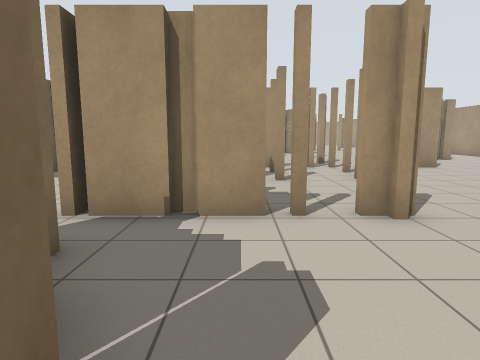
[1] (above)

24 first-person views from a walk through a Stage world. The camera is 1.2 m above the floor, tilts 8° down and sees 75° across. The lines on the ground mark 1 m squares. The floor is counted in squares, 1 m on a side. Each view is taken from the middle of a square. On the plan, view 1 faces up. The plan holds only what a view shows up to about 13 squares ahead; the rest is blank. The place goes on beyond the plan. Robots are left out.

[2]
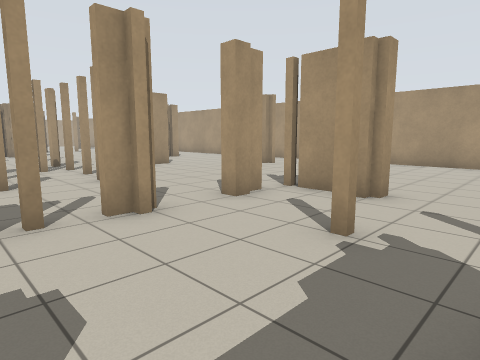

[3]
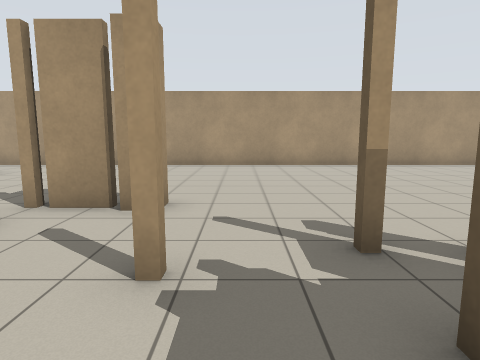

[4]
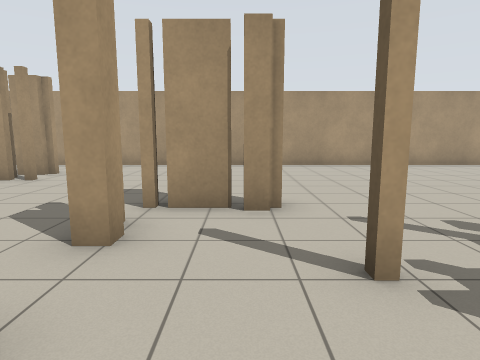

[5]
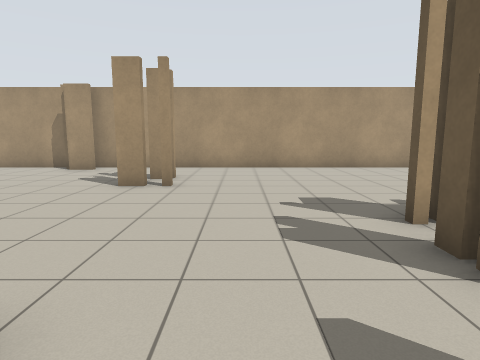

[6]
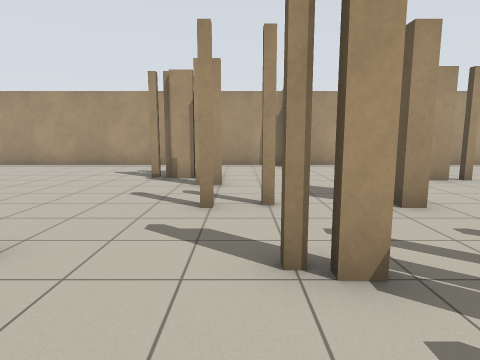

[7]
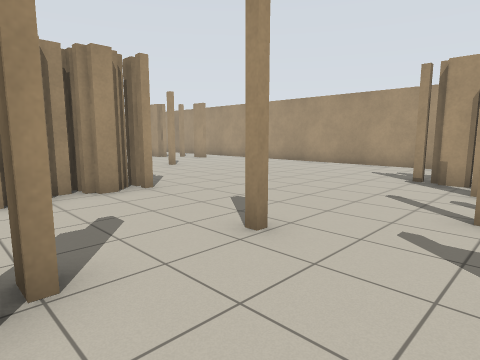

[8]
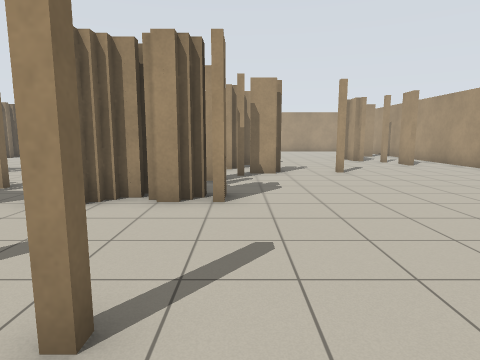

[9]
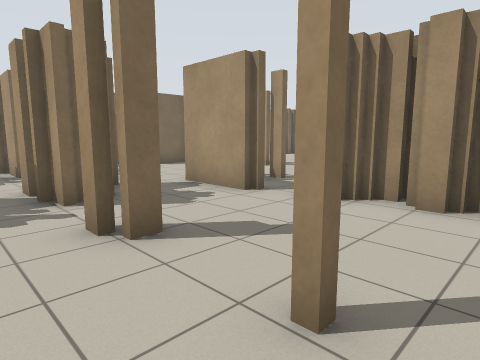

[10]
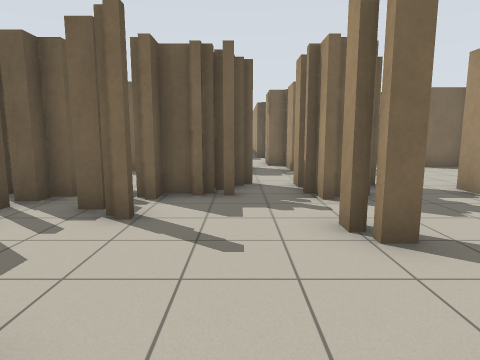

[11]
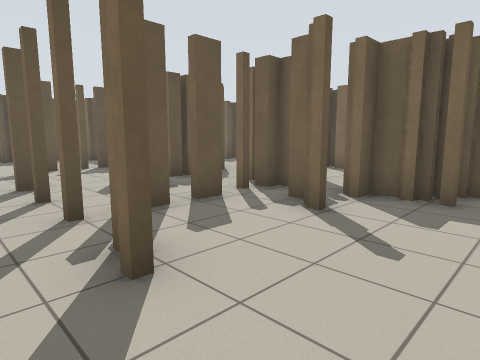

[12]
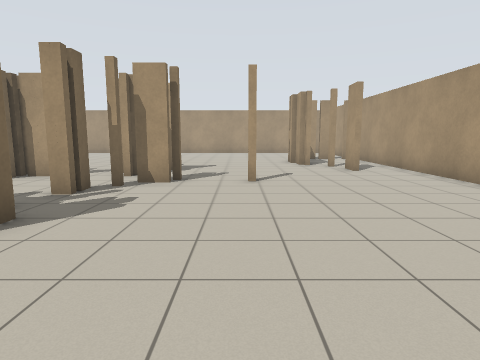

[13]
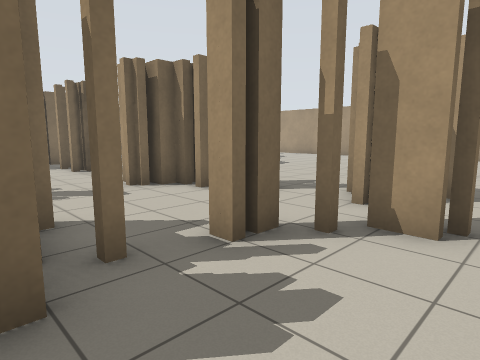

[14]
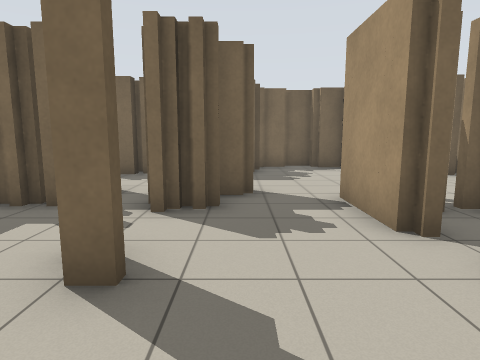

[15]
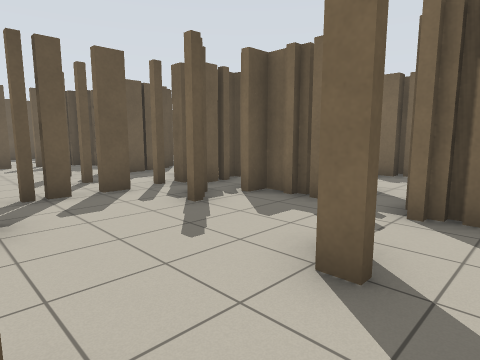

[16]
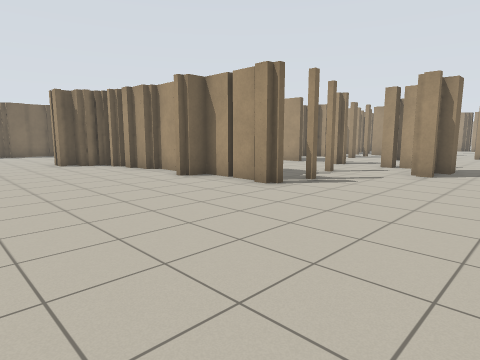

[17]
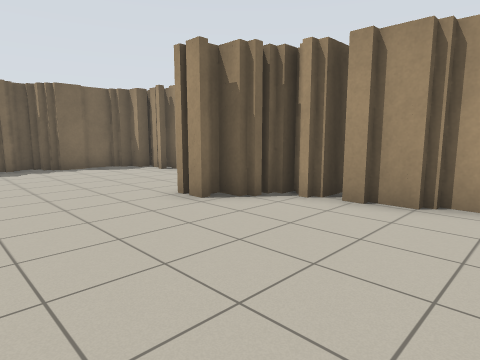

[18]
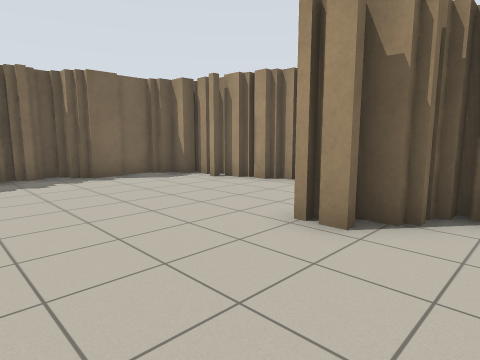

[19]
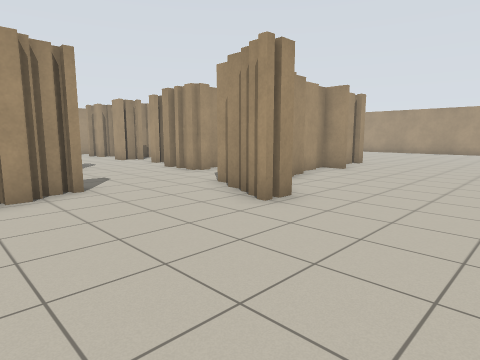

[20]
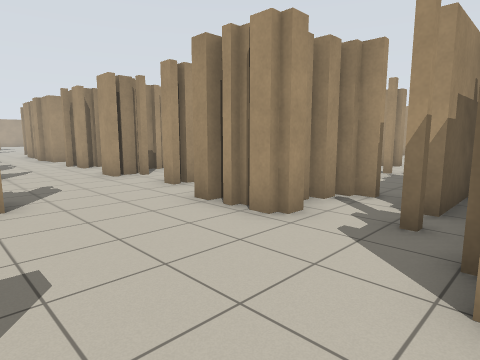

[21]
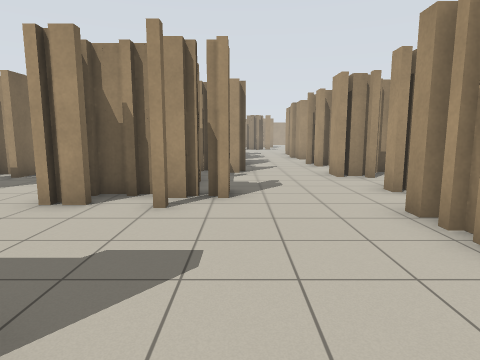

[22]
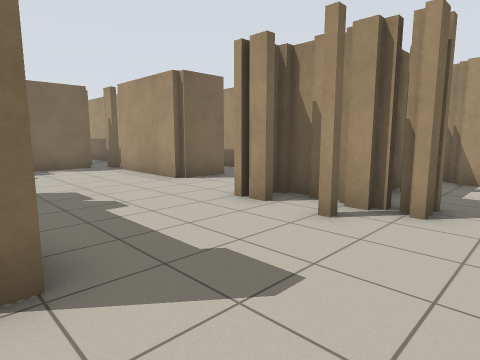

[23]
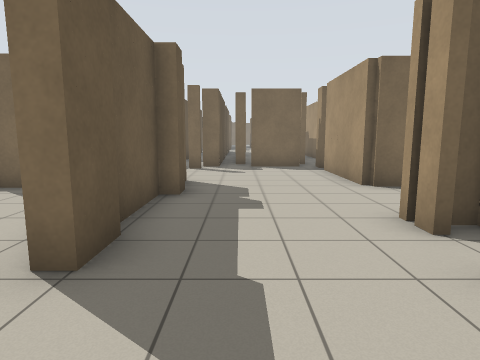

[24]
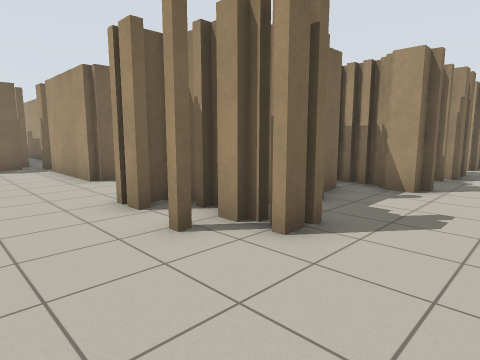

### Floor plan
Key: @ floor where view 1 was taken; # wall or solid block; x gap in a wall; . floor.
Columns run from 17 left of view 1 to 14 right of it. Each row starts with its distance up from view 1.
 31                   ...  .....#..#
 30                   ...  ........#
 29                    ..##......#.#
 28                   ##..#........#
 27                  ##............#
 26          #.###..##....##.#.....#
 25          ##...........#........#
 24           #....................#
 23          ##..  .#..#.#.........#
 22         ##..... #..###.........#
 21         #......###.............#
 20         ##.....................#
 19          ## ..#................#
 18          ###..###.#..#.........#
 17          #.................#.  #
 16           ##..##...........#  .#
 15            #   #...............#
 14            #.  ###...#.........#
 13            ....................#
 12            #..###.#x....#......#
 11           ##..##...............#
 10            ................##..#
  9          ###...##x#........##..#
  8    ###   ###..###..............#
  7    ..#   ##...## ..............#
  6     ...   #..... ..............#
  5     #...####...###.#..#........#
  4 #####...####...........#.......#
  3 #.............##.......#.......#
  2 #.............##.....#.........#
  1 ..............###..............#
  0 #................@  .#.........#
 -1 #.. ######....#######..........#
 -2     ##.......######.##.........#
 -3     #.......##.................#
 -4     #.......#..................#
 -5     #..........................#
 -6     #..........................#
 -7     #.....................  ...#
 -8        . ....... .    ... .   .#

Positions as (right, up) in squares from view 1, and headings:
1: (0, 0), facing up
2: (0, 0), facing up-right
3: (1, 1), facing right
4: (1, 3), facing right
5: (2, 7), facing right
6: (1, 15), facing right
7: (1, 15), facing up-right
8: (5, 16), facing up
9: (5, 16), facing up-left
10: (5, 16), facing left
11: (5, 17), facing down-left
12: (8, 18), facing up
13: (7, 22), facing up-left
14: (4, 19), facing left
15: (4, 19), facing down-left
16: (9, -8), facing up-left
17: (0, -8), facing up-left
18: (-3, -8), facing up-left
19: (-10, -8), facing up-right
20: (-7, -2), facing up-right
21: (-6, -2), facing up
22: (-5, -1), facing up-left
23: (-5, 1), facing left
24: (-4, 1), facing up-left
